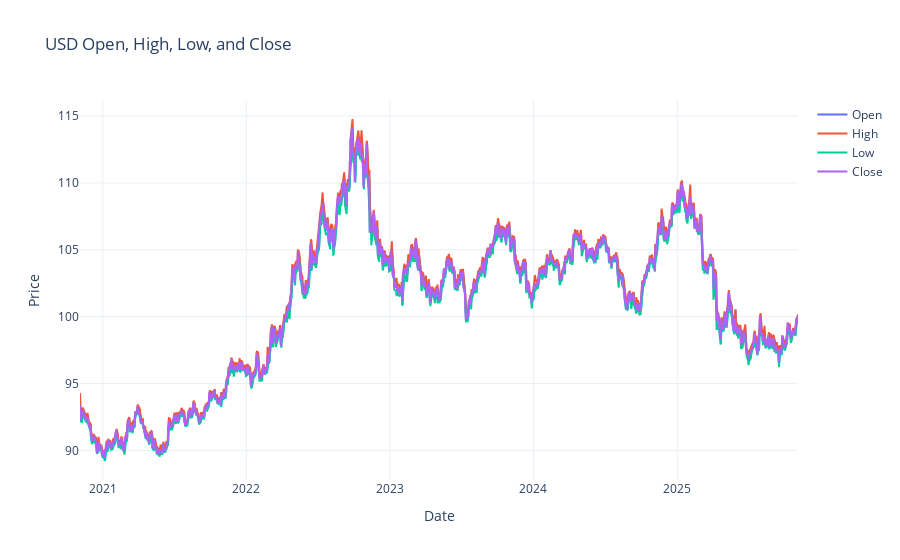

The code cell stored with this chart in its notebook:
### Code cell
import plotly.graph_objects as go

fig = go.Figure()

# Add traces for each attribute
for col in ["Open", "High", "Low", "Close"]:
    fig.add_trace(go.Scatter(x=df["Date"], y=df[col], mode="lines", name=col))

# Layout customization
fig.update_layout(
    title="USD Open, High, Low, and Close",
    xaxis_title="Date",
    yaxis_title="Price",
    hovermode="x unified",
    template="plotly_white",
)

fig.show()

### Figure 1 — Plotly figure (JSON) as saved in the notebook; plotly's stock layout.template omitted (floating-point values rounded to 4 significant figures; data arrays with more than 128 entries replaced by an {"elided": "..."} marker saying what was removed)
{"data": [{"mode": "lines", "name": "Open", "type": "scatter", "x": {"elided": "1258 str values"}, "y": {"elided": "1258 float values"}}, {"mode": "lines", "name": "High", "type": "scatter", "x": {"elided": "1258 str values"}, "y": {"elided": "1258 float values"}}, {"mode": "lines", "name": "Low", "type": "scatter", "x": {"elided": "1258 str values"}, "y": {"elided": "1258 float values"}}, {"mode": "lines", "name": "Close", "type": "scatter", "x": {"elided": "1258 str values"}, "y": {"elided": "1258 float values"}}], "layout": {"hovermode": "x unified", "title": {"text": "USD Open, High, Low, and Close"}, "xaxis": {"title": {"text": "Date"}}, "yaxis": {"title": {"text": "Price"}}}}
